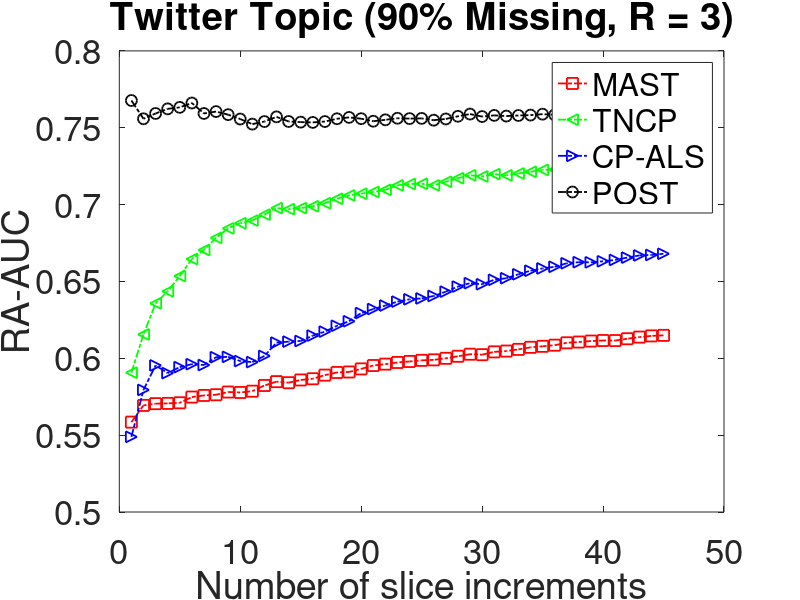

The MATLAB script that drew this image:
clear all;
close all;

df = load('r3.mat');
% mast mis90
mast = df.mis90_r3(:,1);
% tncp mis90
tncp = df.mis90_r3(:,2);
% als mis90
als = df.mis90_r3(:,3);
% our-v-3 mis90
our= df.mis90_r3(:,4);

nrank = [1:1:45];

figure (1);
hold on;
box on;
%change color
plot(nrank, mast,  'rs-.','LineWidth',1.3, 'MarkerSize',8);
plot(nrank, tncp, 'g<-.','LineWidth',1.3, 'MarkerSize',8);
plot(nrank, als, 'b>-.','LineWidth',1.3, 'MarkerSize',8);
plot(nrank, our, 'ko-.', 'LineWidth',1.3, 'MarkerSize',8);

legend('MAST','TNCP','CP-ALS','POST');
legend.FontSize = 25;
%lgd = legend('Ours-Win-1','Ours-Win-2','Ours-Win-3', 'GP-PTF');
%lgd.FontSize = 25;
ylabel('RA-AUC', 'FontSize',25);
xlabel('Number of slice increments','FontSize',25);
title('Twitter Topic (90% Missing, R = 3)','FontSize',25)

% xlim([0.9,101]);
 %ylim([0,1]);
% set(gca,'XTick',10:10:100, 'FontSize',25);
set(gca, 'FontSize',25);
 %set(gca,'YTick',[0.55, 0.65, 0.75, 0.85], 'FontSize',25);
 set(gca,'FontSize',25);
